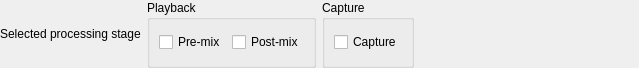
<?xml version="1.0" encoding="UTF-8"?>
<ui version="4.0">
 <class>StageFilterGUI</class>
 <widget class="QWidget" name="StageFilterGUI">
  <property name="geometry">
   <rect>
    <x>0</x>
    <y>0</y>
    <width>639</width>
    <height>68</height>
   </rect>
  </property>
  <property name="windowTitle">
   <string notr="true"/>
  </property>
  <layout class="QHBoxLayout" name="horizontalLayout_3">
   <property name="leftMargin">
    <number>0</number>
   </property>
   <property name="topMargin">
    <number>0</number>
   </property>
   <property name="rightMargin">
    <number>0</number>
   </property>
   <property name="bottomMargin">
    <number>0</number>
   </property>
   <item>
    <widget class="QLabel" name="label">
     <property name="text">
      <string>Selected processing stage</string>
     </property>
    </widget>
   </item>
   <item>
    <widget class="QGroupBox" name="playbackGroupBox">
     <property name="title">
      <string>Playback</string>
     </property>
     <layout class="QHBoxLayout" name="horizontalLayout">
      <item>
       <widget class="QCheckBox" name="preMixCheckBox">
        <property name="text">
         <string>Pre-mix</string>
        </property>
       </widget>
      </item>
      <item>
       <widget class="QCheckBox" name="postMixCheckBox">
        <property name="text">
         <string>Post-mix</string>
        </property>
       </widget>
      </item>
     </layout>
    </widget>
   </item>
   <item>
    <widget class="QGroupBox" name="captureGroupBox">
     <property name="title">
      <string>Capture</string>
     </property>
     <layout class="QHBoxLayout" name="horizontalLayout_2">
      <item>
       <widget class="QCheckBox" name="captureCheckBox">
        <property name="text">
         <string>Capture</string>
        </property>
       </widget>
      </item>
     </layout>
    </widget>
   </item>
   <item>
    <spacer name="horizontalSpacer">
     <property name="orientation">
      <enum>Qt::Horizontal</enum>
     </property>
     <property name="sizeHint" stdset="0">
      <size>
       <width>0</width>
       <height>0</height>
      </size>
     </property>
    </spacer>
   </item>
  </layout>
 </widget>
 <resources/>
 <connections/>
</ui>
